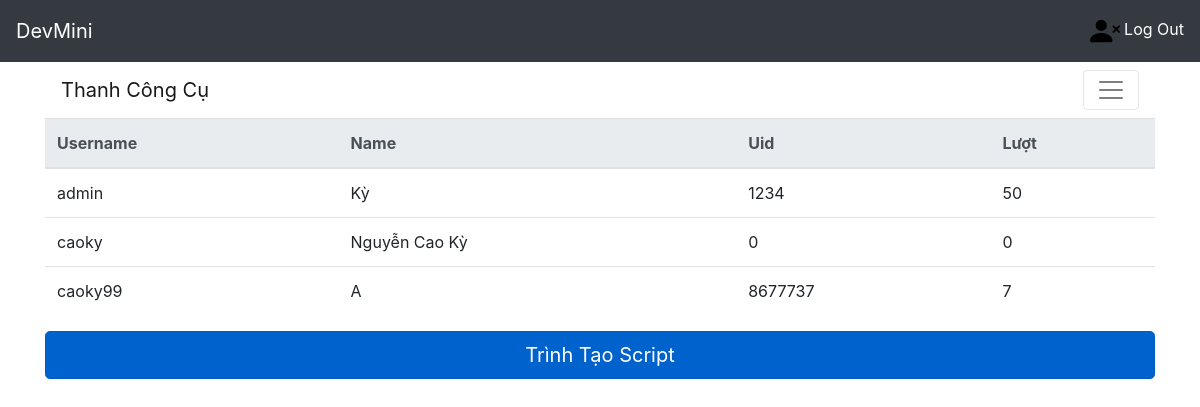
Before: / (signed in) with the older database file.
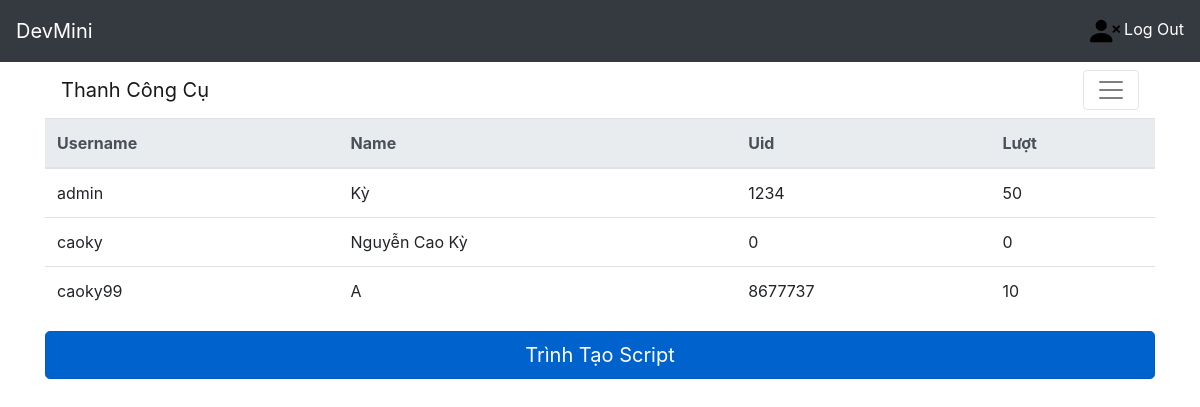
After: the same page with the newer database file.
### home/models.py (models this page shows)
class MyUser(AbstractUser):
    luot=models.IntegerField(default=0)
    name=models.CharField(max_length=100,default="")
    uid=models.IntegerField(default=0)
    isAdmin = models.BooleanField(default=False)
    madonhang=models.IntegerField(default=0)

### home/views.py (the view)
# urls.py: path('', views.index),
def index(request):
   User = {'MyUser': MyUser.objects.all()}
   return render(request, 'pages/home.html', User)

### home/templates/pages/home.html (shortened to what this page needs)
{% extends "pages/base.html" %}
{% block menu %}
<nav class="navbar navbar-light">
  <a class="navbar-brand" href="#">Thanh Công Cụ</a>
  <button class="navbar-toggler" type="button" data-toggle="collapse" data-target="#navbarNavAltMarkup" aria-controls="navbarNavAltMarkup" aria-expanded="false" aria-label="Toggle navigation">
    <span class="navbar-toggler-icon"></span>
  </button>
</nav>
<table class="table">
  <thead class="thead-light">
    <tr>
      <th scope="col">Username</th>
      <th scope="col">Name</th>
      <th scope="col">Uid</th>
      <th scope="col">Lượt</th>
    </tr>
  </thead>
  <tbody>
  {% for name in MyUser %}
    <tr>
      <td>{{name.username}}</td>
      <td>{{name.name}}</td>
      <td>{{name.uid}}</td>
      <td>{{name.luot}}</td>
    </tr>
    {% endfor %}
  </tbody>
</table>
{% if user.luot > 0 %}
<a href="{% url 'script' %}" class="btn btn-primary btn-lg active btn-lg btn-block" role="button" aria-pressed="true">Trình Tạo Script</a>
{% endif %}
{% endblock %}

### home/templates/pages/base.html (shortened to what this page needs)
<!DOCTYPE html>
<html lang="en">
<head>
   {% load static %}
   <link rel="stylesheet" href="{% static 'css/bootstrap.min.css' %}" type="text/css">
</head>
<body>
<nav class="navbar navbar-dark bg-dark">
   <a class="navbar-brand" href="/">DevMini</a>
   <ul class="navbar-nav">
{% if user.username %}
      <li class="nav-item active" width="12px">
         <a class="nav-link" href="{% url "logout" %}"><img src="{% static "icon/person-x-fill.svg" %}" width="30px" /> Log Out</a>
      </li>
{% endif %}
   </ul>
</nav>
<div class="container">
{% if user.username %}
   {% block menu %}
   {% endblock %}
{% else %}
   {% block login %}
   {% endblock %}
{% endif %}
</div>
</body>
</html>

Changed rows visible on the page:
changed MyUser "caoky99": luot "7" → "10"
